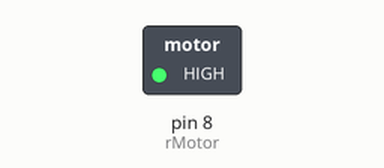
This sketch was run on a simulated Arduino Uno, built with avr-gcc and run on an emulated ATmega328P. Shown: switched loads named in the sketch (green lamp = pin HIGH).

Above: at 0.1 s.
Timing chart, 0 to 1.6 s (numbered marks = the images above):
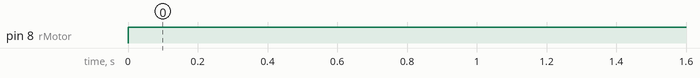

The sketch:

forward.ino
```cpp
int rMotor = 8;

void setup() {
  pinMode(rMotor, OUTPUT);
}

void loop()
{
  digitalWrite(rMotor, HIGH);
  delay(1000);
}
```

Measured:
- by itself, pin 8 (rMotor): LOW → HIGH at 0.00 s
